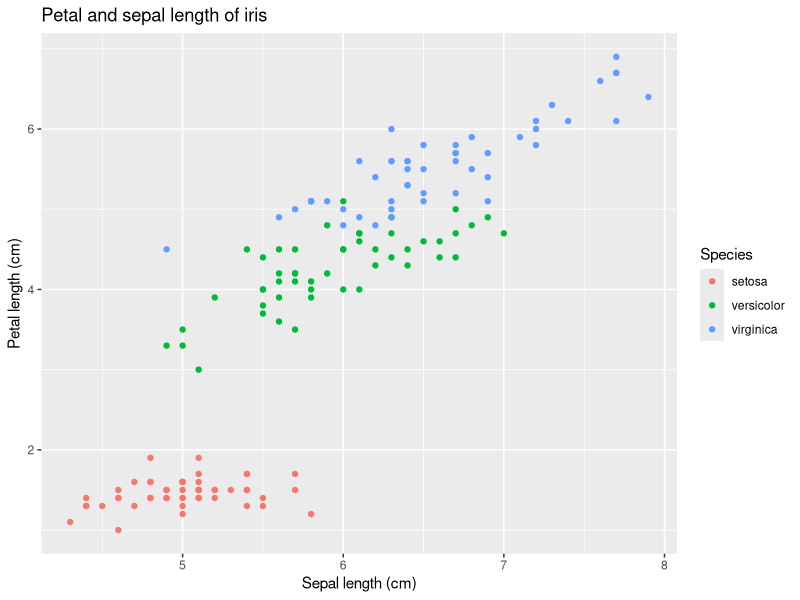
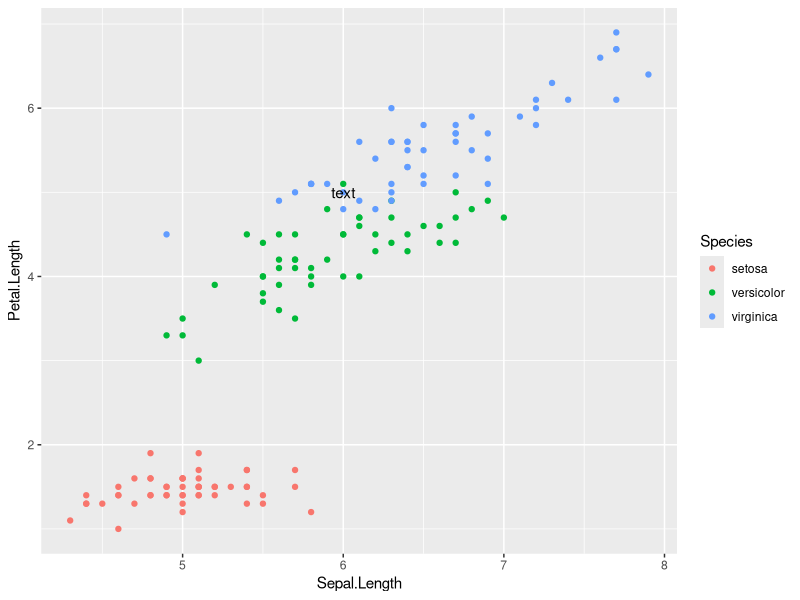
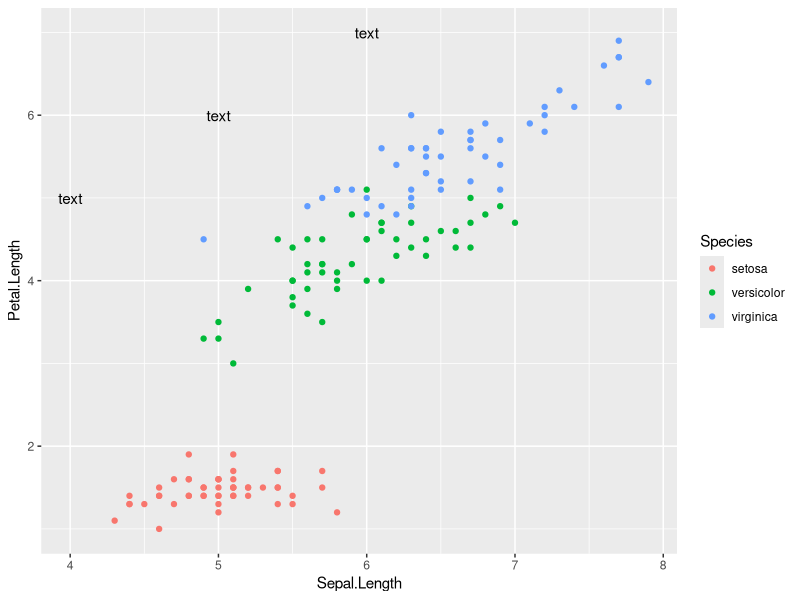
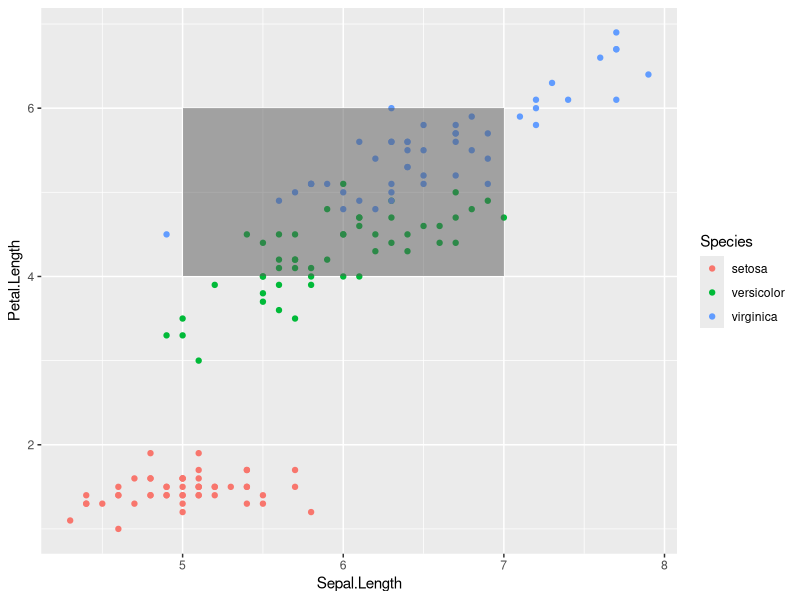
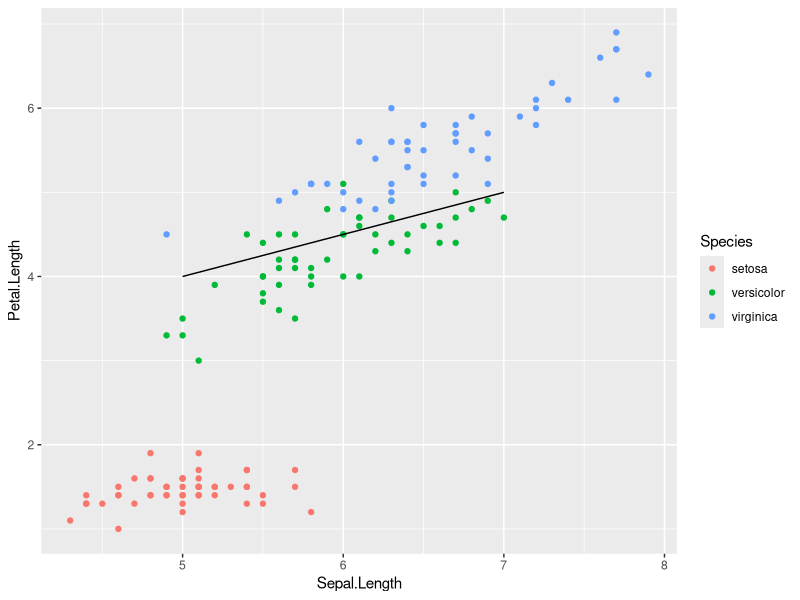
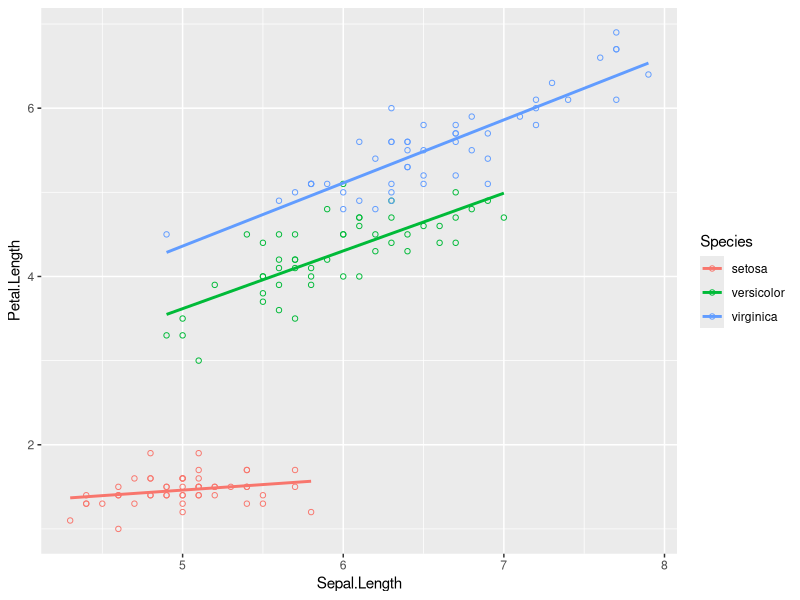

Generate these figures, in order, with R:
# load libraries
install.packages("ggplot2")
library("ggplot2")

data(iris)
IrisPlot <- ggplot(iris, aes(Sepal.Length, Petal.Length, colour=Species)) + geom_point()
print(IrisPlot + labs(x = "Sepal length (cm)", y = "Petal length (cm)") + ggtitle("Petal and sepal length of iris"))

# add text
IrisPlot + annotate("text", x = 6, y = 5, label = "text")

# add repeat
IrisPlot + annotate("text", x = 4:6, y = 5:7, label = "text")

# highlight an area
IrisPlot + annotate("rect", xmin = 5, xmax = 7, ymin = 4, ymax = 6, alpha = .5)

# segment
IrisPlot + annotate("segment", x = 5, xend = 7, y = 4, yend = 5, colour = "black")

#---------------------------------------

bp <- ggplot(PlantGrowth, aes(x=weight, y=group)) + geom_point()

ggplot(iris, aes(Sepal.Length, Petal.Length, colour=Species)) + geom_point(shape=1) + geom_smooth(method=lm, se=FALSE)


# MACHINE LEARNING WORKFLOW

# EXPLORING AND PREPROCESSING----------
# Check for missing values/variables with little to no variation
# Exploratory analysis: Graphs & Summary Statistics
# outlier analysis
# normalization and standardization
# upsampling and downsampling easiest ways to combat an unbalanced dataset

# ASSESSING ML MODELS------------------
# Metric: MSE or RMSE -> Mean Square Error
# Metrics for assessing classification model: Accuracy, Sensitivity or True Positive Rate, Specificity or True Negative Rate
# Overfitting: problem, we should estimate how well the model performs out of sample
# Training and test data set: training contains 50% or more of all the available data
# cross-validation: available data set is randomly divided into k groups of ~equal size. all k groups used as test set. can be repeated t times
# LOOCV: Leave One Out Cross Validation: test set contains one data point, model trained on all data points except the one left out
# BOOTSTRAPPING: estimate a population parameter, estimates out-of-sample error. bootstrapped samples are used as training data

# LINEAR REGRESSION MODELS-------------

# Decision trees are the most basic models for classification problems
